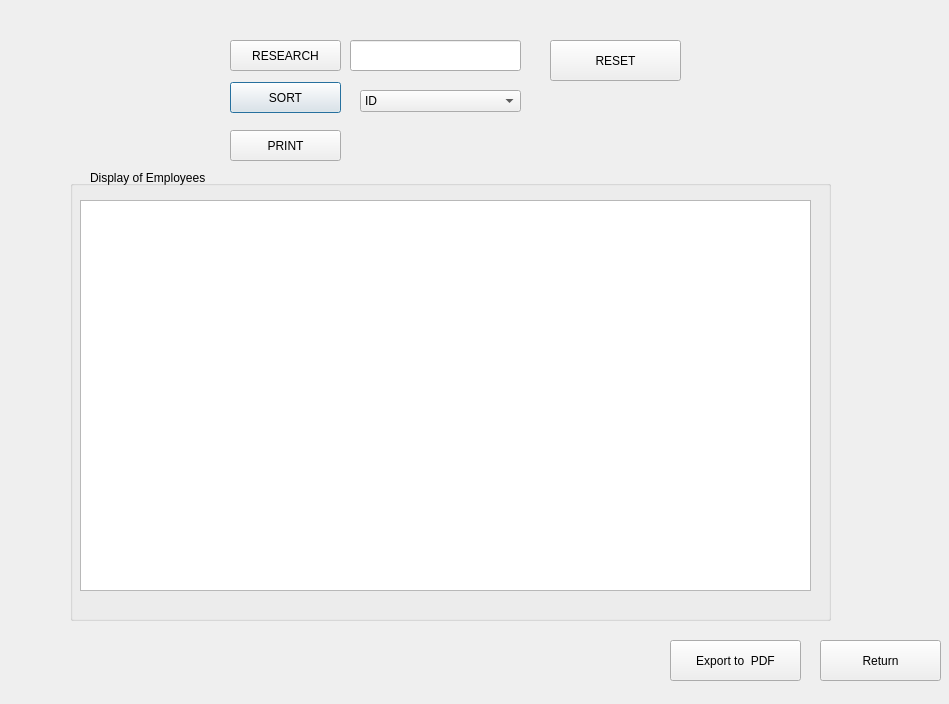
<?xml version="1.0" encoding="UTF-8"?>
<ui version="4.0">
 <class>afficher</class>
 <widget class="QDialog" name="afficher">
  <property name="geometry">
   <rect>
    <x>0</x>
    <y>0</y>
    <width>949</width>
    <height>704</height>
   </rect>
  </property>
  <property name="windowTitle">
   <string>Dialog</string>
  </property>
  <widget class="QLineEdit" name="lineEdit_recherche">
   <property name="geometry">
    <rect>
     <x>350</x>
     <y>40</y>
     <width>171</width>
     <height>31</height>
    </rect>
   </property>
  </widget>
  <widget class="QComboBox" name="comboBoxTri">
   <property name="geometry">
    <rect>
     <x>360</x>
     <y>90</y>
     <width>161</width>
     <height>22</height>
    </rect>
   </property>
   <item>
    <property name="text">
     <string>ID</string>
    </property>
   </item>
   <item>
    <property name="text">
     <string>Nom</string>
    </property>
   </item>
   <item>
    <property name="text">
     <string>CIN</string>
    </property>
   </item>
  </widget>
  <widget class="QPushButton" name="btnTrier">
   <property name="geometry">
    <rect>
     <x>230</x>
     <y>82</y>
     <width>111</width>
     <height>31</height>
    </rect>
   </property>
   <property name="text">
    <string>SORT</string>
   </property>
  </widget>
  <widget class="QPushButton" name="button_reset">
   <property name="geometry">
    <rect>
     <x>550</x>
     <y>40</y>
     <width>131</width>
     <height>41</height>
    </rect>
   </property>
   <property name="text">
    <string>RESET</string>
   </property>
  </widget>
  <widget class="QPushButton" name="btnImprimer">
   <property name="geometry">
    <rect>
     <x>230</x>
     <y>130</y>
     <width>111</width>
     <height>31</height>
    </rect>
   </property>
   <property name="text">
    <string>PRINT</string>
   </property>
  </widget>
  <widget class="QPushButton" name="button_rechercher">
   <property name="geometry">
    <rect>
     <x>230</x>
     <y>40</y>
     <width>111</width>
     <height>31</height>
    </rect>
   </property>
   <property name="text">
    <string>RESEARCH</string>
   </property>
  </widget>
  <widget class="QLabel" name="label">
   <property name="geometry">
    <rect>
     <x>90</x>
     <y>170</y>
     <width>141</width>
     <height>16</height>
    </rect>
   </property>
   <property name="text">
    <string>Display of Employees</string>
   </property>
  </widget>
  <widget class="QGroupBox" name="groupBox">
   <property name="geometry">
    <rect>
     <x>70</x>
     <y>180</y>
     <width>761</width>
     <height>441</height>
    </rect>
   </property>
   <property name="title">
    <string/>
   </property>
   <widget class="QTableWidget" name="tableWidget">
    <property name="geometry">
     <rect>
      <x>10</x>
      <y>20</y>
      <width>731</width>
      <height>391</height>
     </rect>
    </property>
   </widget>
  </widget>
  <widget class="QPushButton" name="btnExporterPDF">
   <property name="geometry">
    <rect>
     <x>670</x>
     <y>640</y>
     <width>131</width>
     <height>41</height>
    </rect>
   </property>
   <property name="text">
    <string>Export to  PDF</string>
   </property>
  </widget>
  <widget class="QPushButton" name="button_retour">
   <property name="geometry">
    <rect>
     <x>820</x>
     <y>640</y>
     <width>121</width>
     <height>41</height>
    </rect>
   </property>
   <property name="text">
    <string>Return</string>
   </property>
  </widget>
 </widget>
 <resources/>
 <connections/>
</ui>
